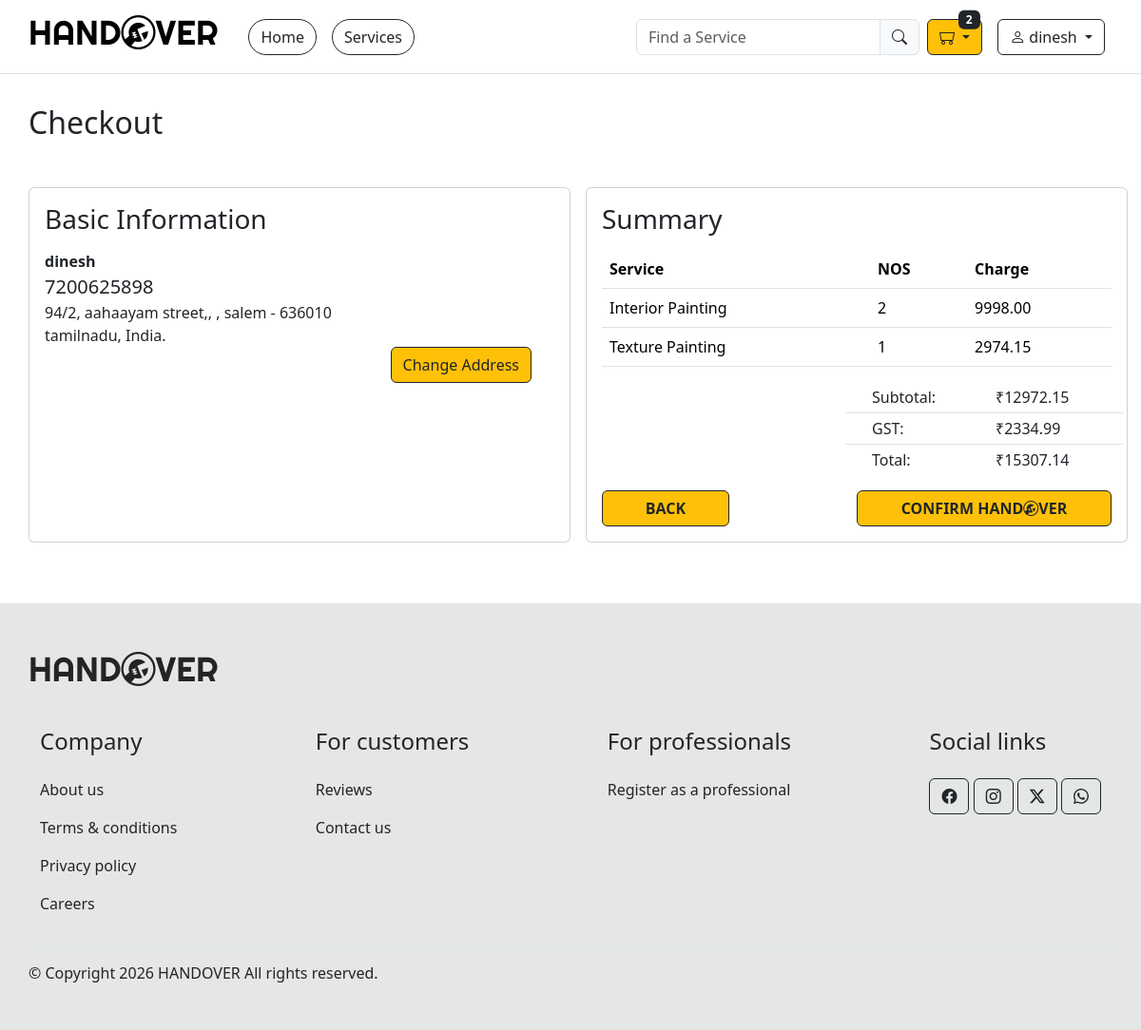
/checkout/ (signed in), run on an earlier commit of the app's database.
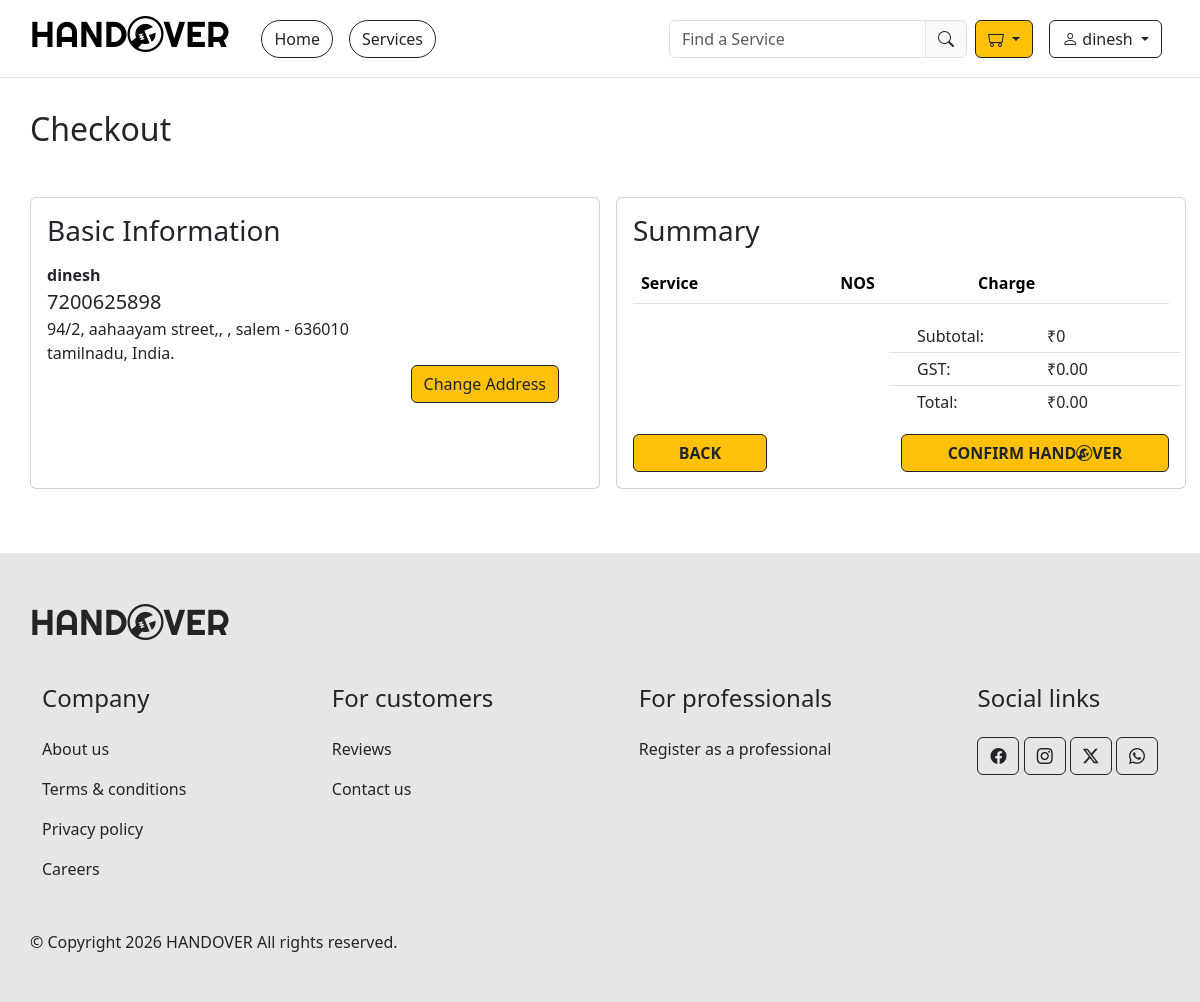
And on a later commit of the database.
### HANDOVER/models.py (models this page shows, shortened)
class UserProfile(models.Model):
    user = models.OneToOneField(
        User,
        on_delete=models.CASCADE
    )
    fullname = models.CharField(max_length = 150)
    profile_pic = models.URLField(null=True, blank=True)
    phone = models.CharField(max_length=10)
    street1 = models.CharField(max_length=150)
    street2 = models.CharField(max_length=150, blank=True)
    city = models.CharField(max_length=150)
    state = models.CharField(max_length=150)
    zipcode = models.CharField(max_length=10)
    country = models.CharField(max_length=150, default='India')

class Cart(models.Model):
    user = models.ForeignKey(
        User,
        on_delete = models.CASCADE
    )
    service = models.ForeignKey(
        Service,
        on_delete = models.CASCADE
    )
    service_qty = models.PositiveIntegerField(blank=False, null = False, default=1)
    created_at = models.DateTimeField(auto_now_add=True)
    @property
    def total_price(self):
        return self.service.discount_price * self.service_qty

class Service(models.Model):
    name = models.CharField(max_length=100)
    category = models.ForeignKey(Category, on_delete=models.CASCADE)
    description = models.TextField()
    image = models.URLField()
    price = models.DecimalField(max_digits=8, decimal_places=2)
    discount_percentage = models.PositiveIntegerField(default=0)
    duration = models.DurationField()
    rating = models.DecimalField(max_digits=2, decimal_places=1, default=0)
    total_reviews = models.PositiveIntegerField(default=0)
    booking_count = models.PositiveIntegerField(default=0)
    is_active = models.BooleanField(default=True)
    created_at = models.DateField(default=timezone.now)
    updated_at = models.DateTimeField(auto_now=True)
    @property
    def discount_price(self):
        return self.price - (self.price * self.discount_percentage / 100)
    @property
    def is_under_hour(self):
        return int(self.duration.total_seconds()) <= 3600
    @property
    def duration_text(self):
        total_minutes = int(self.duration.total_seconds() // 60)
        hours = total_minutes // 60
        days = hours // 24
        minutes = total_minutes % 60
        if days:
            if days > 1:
                return f'{days} days'
            else:
                return f'{days} day'
        elif hours:
            if hours > 1:
                return f'{hours} hrs'
            else:
                return f'{hours} hr'
        elif minutes:
            if minutes > 1:
                return f'{minutes} mins'
            else:
                return f'{minutes} min'

### HANDOVER/views.py (the view)
# urls.py: path('checkout/', views.checkout, name='checkout'),
@login_required(login_url='user_login')
def checkout(request):
    rawcart = Cart.objects.filter(user=request.user)
    for item in rawcart:
        if not item.service.is_active:
            Cart.objects.delete(id = item.id, user = request.user)
    cart = Cart.objects.filter(user=request.user)
    summary = cart_summary(request)
    profile = get_object_or_404(UserProfile, user=request.user)
    form = UserProfileForm(instance=profile)
    return render (request, 'checkout.html', {
        'cart': cart,
        **summary,
        'profile': profile,
        'form': form
    })

### HANDOVER/forms.py
class UserProfileForm(forms.ModelForm):
    fullname = forms.CharField(widget=forms.TextInput(attrs={'class': 'form-control'}))
    profile_pic = forms.URLField(widget=forms.TextInput(attrs={'class': 'form-control'}), required=False)
    phone = forms.CharField(widget=forms.TextInput(attrs={'class': 'form-control'}))
    street1 = forms.CharField(widget=forms.TextInput(attrs={'class': 'form-control'}))
    street2 = forms.CharField(widget=forms.TextInput(attrs={'class': 'form-control'}), required=False)
    city = forms.CharField(widget=forms.TextInput(attrs={'class': 'form-control'}))
    state = forms.CharField(widget=forms.TextInput(attrs={'class': 'form-control'}))
    zipcode = forms.CharField(widget=forms.TextInput(attrs={'class': 'form-control'}))
    country = forms.CharField(widget=forms.TextInput(attrs={'class': 'form-control', 'readonly':'True', 'value': 'India'}), )
    class Meta:
        model = UserProfile
        fields = [
            'fullname',
            'profile_pic',
            'phone',
            'street1',
            'street2',
            'city',
            'state',
            'zipcode',
            'country',
        ]

### HANDOVER/context_processors.py (called while the page is built)
def cart_data(request):
    if request.user.is_authenticated:
        cart_items = Cart.objects.filter(user=request.user)
    else:
        cart_items = Cart.objects.none()
    return {
        "cart_count": cart_items.count(),
        "mini_cart": cart_items,
    }

### HANDOVER/views.py (called while the page is built)
def cart_summary(request):
    cart_items = Cart.objects.filter(user=request.user)
    cart_count = cart_items.count()
    subtotal = 0
    for item in cart_items:
        subtotal += item.total_price
    gst = round(subtotal * Decimal("0.18"),2)
    total = subtotal + gst
    return {
        'cart_count': cart_count,
        'subtotal': subtotal,
        'gst': gst,
        'total': total
    }

### template/checkout.html (shortened to what this page needs)
{% extends 'base/base.html' %}
{% load static %}
{% block main %}
<h2 class="my-3">Checkout</h2>
<form action="{% url 'place_order' %}" method="post">
    <div class="d-flex flex-column flex-lg-row my-5 gap-3">
        <div class="card col col-lg-6">
            <div class="card-body">
                <div class="card-title mb-3"><h3>Basic Information</h3></div>
                <div class="card-text d-flex flex-column">
                    <span class="fw-bolder">{{profile.fullname}}</span>
                    <span class="fs-5">{{profile.phone}}</span>
                    <span>{{profile.street1}}, {{profile.street2}}, {{profile.city}} - {{profile.zipcode}}</span>
                    <span>{{profile.state}}, {{profile.country}}.</span>
                    <a href="#" class="btn btn-warning btn-outline-dark ms-auto mx-4">Change Address</a>
                </div>
            </div>
        </div>
        <div class="card col col-lg-6">
            <div class="card-body">
                <div class="card-title mb-3">
                    <h3>Summary</h3>
                </div>
                <table class="table">
                    <thead>
                        <tr>
                            <th>Service</th>
                            <th>NOS</th>
                            <th>Charge</th>
                        </tr>
                    </thead>
                    <tbody>
                        {% for item in cart %}
                        <tr>
                            <td>{{item.service.name}}</td>
                            <td>{{item.service_qty}}</td>
                            <td>{{item.total_price}}</td>
                        </tr>
                        {% endfor %}
                    </tbody>
                </table>
                <div class="d-flex flex-column ms-auto col-6 my-3">
                    <span class="border-bottom py-1 row px-3">
                        <span class="col-6">Subtotal:</span>
                        <span class="col-6 subtotal">₹{{subtotal}}</span>
                    </span>
                    <span class="border-bottom row py-1 px-3">
                        <span class="col-6">GST:</span>
                        <span class="col-6 gst">₹{{gst}}</span>
                    </span>
                    <span class="row py-1 px-3">
                        <span class="col-6">Total:</span>
                        <span class="col-6 total">₹{{total}}</span>
                    </span>
                </div>
                <div class="d-flex gap-5">
                    <a href="{% url 'cart' %}" class="btn me-auto col-3  btn-warning btn-outline-dark px-4 fw-bold">BACK</a>
                    <button type="submit" class="btn ms-auto col-6 btn-warning btn-outline-dark px-4 fw-bold">CONFIRM HAND<i class="bi bi-wrench-adjustable-circle"></i>VER</button>
                </div>
            </div>
        </div>
    </div>
</form>
{% endblock %}

### template/base/base.html (shortened to what this page needs)
{% load static %}
<!DOCTYPE html>
<html lang="en">
<head>
    <link rel="stylesheet" href="{% static 'css/style.css' %}">
    <link rel="stylesheet" href="https://cdn.jsdelivr.net/npm/bootstrap-icons@1.13.1/font/bootstrap-icons.min.css">
    <link href="https://cdn.jsdelivr.net/npm/bootstrap@5.3.8/dist/css/bootstrap.min.css" rel="stylesheet">
    <link rel="stylesheet" href="//cdn.jsdelivr.net/npm/alertifyjs@1.14.0/build/css/alertify.min.css"/>
    <link rel="stylesheet" href="//cdn.jsdelivr.net/npm/alertifyjs@1.14.0/build/css/themes/default.min.css"/>
</head>
<body>
    <header class="border-bottom">
        <nav class="navbar navbar-expand gap-2 container align-items-center justify-content-between">
            <h1><a href="{% url 'home' %}" class="navbar-brand d-none d-md-block">HAND<i class="bi bi-wrench-adjustable-circle"></i>VER</a></h1>
            <ul class="navbar-nav ">
                <li class="nav-item"><a href="{% url 'home' %}" class="nav-link"><button class="btn rounded-pill btn-outline-dark">Home</button></a></li>
                <li class="nav-item"><a href="{% url 'services' %}" class="nav-link"><button class="btn rounded-pill btn-outline-dark">Services</button></a></li>
            </ul>
            <ul class="navbar-nav ms-auto align-items-center">
                <div class="input-group">
                    <input type="text" name="search" id="search" class="form-control " placeholder="Find a Service">
                    <span class="input-group-text"><i class="bi bi-search"></i></span>
                </div>
                <li class="nav-item dropdown text-nowrap justify-content-center">
                    <a href="#" class="nav-link " data-bs-toggle="dropdown">
                        <button class="btn rounded btn-warning btn-outline-dark dropdown-toggle position-relative " >
                            <i class="bi bi-minecart"></i>
                            {% if cart_count > 0 %}
                                <span class="badge bg-dark position-absolute top-0 translate-middle-y" id="cart-count">
                                    {{cart_count}}
                                </span>
                            {% else %}
                                <span class="badge d-none bg-dark position-absolute top-0 translate-middle-y" id="cart-count">
                                    {{cart_count}}
                                </span>
                            {% endif %}
                        </button>
                    </a>
                </li>
                <li class="nav-item dropdown text-nowrap justify-content-center">
                    <a href="#" class="nav-link " data-bs-toggle="dropdown">
                        <button class="btn rounded btn-outline-dark dropdown-toggle " >
                            {% if request.user.is_authenticated %}
                            <i class="bi bi-person"></i>
                            <span>{{request.user}}</span>
                            {% else %}
                            <i class="bi bi-person"></i>
                            {% endif %}
                        </button>
                    </a>
                </li>
            </ul>
        </nav>
    </header>
    <main class="container p-0 py-3">
        {% block main %}
        {% endblock %}
    </main>
    <footer class="footer pt-5 py-3">
        <div class="container p-0 ">
            <p class="h1 navbar-brand pb-3">HAND<i class="bi bi-wrench-adjustable-circle"></i>VER</p>
            <div class="d-flex flex-column flex-lg-row justify-content-between border-bottom py-3 container">
                <div>
                    <h4 class="pb-3">Company</h4>
                    <p><a href="#" class="nav-link">About us</a></p>
                    <p><a href="#" class="nav-link">Terms & conditions</a></p>
                    <p><a href="#" class="nav-link">Privacy policy</a></p>
                    <p><a href="#" class="nav-link">Careers</a></p>
                </div>
                <div>
                    <h4 class="pb-3">For customers</h4>
                    <p><a href="#" class="nav-link">Reviews</a></p>
                    <p><a href="#" class="nav-link">Contact us</a></p>
                </div>
                <div>
                    <h4 class="pb-3">For professionals</h4>
                    <p><a href="#" class="nav-link">Register as a professional</a></p>
                </div>
                <div>
                    <h4 class="pb-3">Social links</h4>
                    <button class="btn btn-outline-dark rounded"><i class="bi bi-facebook"></i></button>
                    <button class="btn btn-outline-dark rounded"><i class="bi bi-instagram"></i></button>
                    <button class="btn btn-outline-dark rounded"><i class="bi bi-twitter-x"></i></button>
                    <button class="btn btn-outline-dark rounded"><i class="bi bi-whatsapp"></i></button>
                </div>
            </div>
            <p class="py-3">
                &copy; Copyright 2026 HANDOVER All rights reserved.
            </p>
        </div>
    </footer>
</body>
</html>

### static/css/style.css (style rules this page uses)
.navbar-brand { font-family: Righteous !important; font-size: 36px !important; }
.footer { background-color: #e5e7e6; color: #242424; }

What changed in the data, as far as the page shows it:
removed Cart: service.name "Interior Painting", service_qty "2", total_price "9998.00"
removed Cart: service.name "Texture Painting", service_qty "1", total_price "2974.15"
Also different on the page:
{{ subtotal }}: "12972.15" → "0"
{{ gst }}: "2334.99" → "0.00"
{{ total }}: "15307.14" → "0.00"
{{ cart_count }}: "2" → (not shown)
